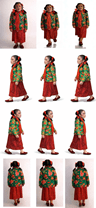
#> input picture assets/daxi(1).png, 96 x 208 px
$ python erase1.py
#> lines starting #> are read from the running program, lines starting #| are printed output that depends on the picture
from PIL import Image

input_path = "assets/daxi(1).png"
output_path = "assets/player.png"

img = Image.open(input_path).convert("RGBA")
data = img.getdata()

new_data = []

for item in data:
    r, g, b, a = item

    threshold = 220

    if r > threshold and g > threshold and b > threshold:
        new_data.append((255,255,255,0))
    else:
        new_data.append((r,g,b,a))
#> this loop made 19968 passes
#> (item, r, g, b) on passes 1 to 3: ((198, 187, 191, 255), 198, 187, 191), ((203, 190, 190, 255), 203, 190, 190), ((208, 195, 196, 255), 208, 195, 196)
#> after the loop, new_data = 19968 items, first 6: (198, 187, 191, 255), (203, 190, 190, 255), (208, 195, 196, 255), (212, 199, 199, 255), (215, 203, 203, 255), (218, 206, 207, 255)


img.putdata(new_data)
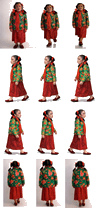
#> img: PIL image 96x208 RGBA; mean R, G, B, A 202.8, 182.4, 176.8, 116.9; transparent parts drawn white
img.save(output_path)

print("Done: saved to", output_path)
